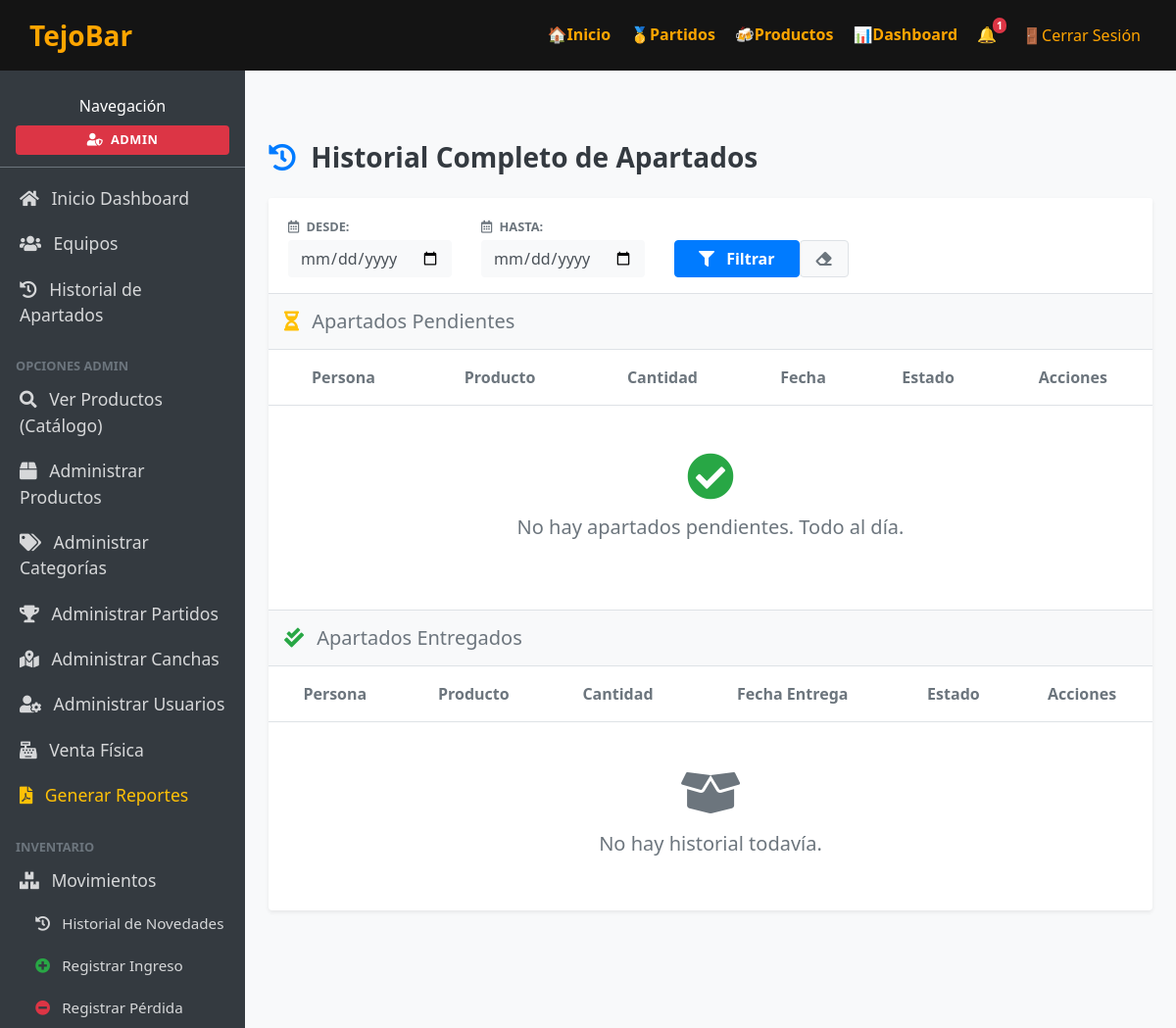
Page /dashboard/historial/ (signed in) on the earlier database version.
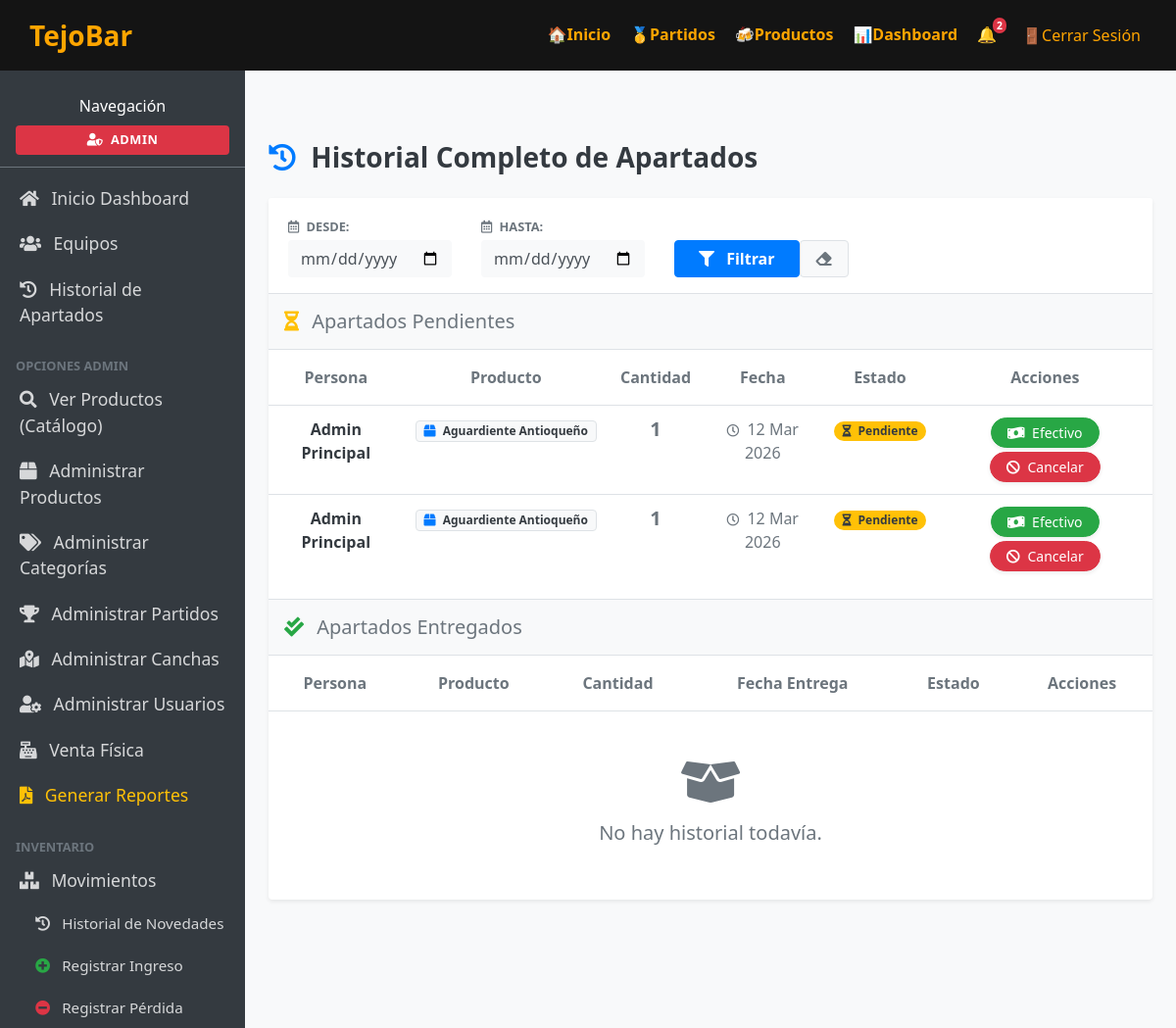
Same page on the later database version.
### tejobar_app/models.py (models this page shows, shortened)
class Apartado(models.Model):
    ESTADO_PENDIENTE = "pendiente"
    ESTADO_COMPRADO = "comprado"
    ESTADO_CANCELADO = "cancelado"
    ESTADO_CHOICES = [
        (ESTADO_PENDIENTE, "Pendiente"),
        (ESTADO_COMPRADO, "Comprado"),
        (ESTADO_CANCELADO, "Cancelado / Abandonado"),
    ]
    persona = models.ForeignKey(
        Persona, on_delete=models.CASCADE, related_name="apartados",
        null=True, blank=True
    )
    producto = models.ForeignKey(
        Producto, on_delete=models.CASCADE, related_name="apartados"
    )
    cantidad = models.IntegerField()
    precio_unitario = models.DecimalField(max_digits=10, decimal_places=2, default=0.00)
    jugador_equipo = models.ForeignKey(
        "JugadorEquipo", on_delete=models.SET_NULL, null=True, blank=True, related_name="consumos_partido"
    )
    partido = models.ForeignKey(
        "Partido", on_delete=models.CASCADE, related_name="consumos", null=True, blank=True
    )
    equipo = models.ForeignKey(
        "Equipo", on_delete=models.CASCADE, related_name="consumos", null=True, blank=True
    )
    fecha_apartado = models.DateTimeField(auto_now_add=True)
    estado = models.CharField(
        max_length=20, choices=ESTADO_CHOICES, default=ESTADO_PENDIENTE
    )
    cliente_nombre = models.CharField(max_length=150, blank=True, null=True)
    cliente_telefono = models.CharField(max_length=30, blank=True, null=True)
    objects = ApartadoQuerySet.as_manager()

class Persona(models.Model):
    ROL_JUGADOR = "jugador"
    ROL_CAPITAN = "capitan"
    ROL_ADMIN = "admin"
    ROL_CHOICES = [
        (ROL_JUGADOR, "Jugador"),
        (ROL_CAPITAN, "Capitán"),
        (ROL_ADMIN, "Admin"),
    ]
    user = models.OneToOneField(
        User, on_delete=models.CASCADE, related_name="persona", null=True, blank=True
    )
    nombre = models.CharField(
        max_length=25,
        validators=[
            MinLengthValidator(2, message="El nombre debe tener al menos 2 caracteres."),
            RegexValidator(
                regex=r'^[a-zA-ZáéíóúÁÉÍÓÚüÜñÑ\s]+$',
                message="El nombre solo puede contener letras y espacios."
            )
        ]
    )
    correo = models.EmailField(unique=True)
    numero = models.CharField(max_length=20)
    rol = models.CharField(max_length=10, choices=ROL_CHOICES, default=ROL_JUGADOR)

class Producto(models.Model):
    activo = models.BooleanField(default=True)
    nombre = models.CharField(
        max_length=100,
        validators=[
            MinLengthValidator(3, message="El nombre debe tener al menos 3 caracteres.")
        ]
    )
    precio = models.DecimalField(
        max_digits=10,
        decimal_places=2,
        validators=[
            MinValueValidator(0.01, message="El precio no puede ser 0 ni negativo."),
            MaxValueValidator(10000000.00, message="El precio excede el límite permitido (10M).")
        ]
    )
    stock = models.IntegerField(
        validators=[
            MinValueValidator(0, message="El stock no puede ser negativo."),
            MaxValueValidator(10000, message="Capacidad máxima de bodega excedida (10,000 u).")
        ]
    )
    fecha_vencimiento = models.DateField(blank=True, null=True)
    descripcion = models.TextField(
        "Descripción",
        blank=True,
        null=True,
        validators=[
            MaxLengthValidator(500, message="La descripción no puede superar los 500 caracteres.")
        ]
    )
    imagen = models.ImageField(upload_to="productos", blank=True, null=True, max_length=255)
    categoria = models.ForeignKey(
        Categoria,
        on_delete=models.SET_NULL,
        null=True,
        blank=True,
        related_name="productos",
    )
    cancha_asociada = models.ForeignKey(
        "Cancha",
        on_delete=models.SET_NULL,
        null=True,
        blank=True,
        related_name="productos_asociados",
        verbose_name="Cancha asociada (opcional)",
        help_text="Deja vacío si este producto está disponible de forma general."
    )
    partido_asociado = models.ForeignKey(
        "Partido",
        on_delete=models.SET_NULL,
        null=True,
        blank=True,
        related_name="productos_asociados",
        verbose_name="Partido asociado (opcional)",
        help_text="Asigna este producto a un partido específico si aplica."
    )
    equipo_asociado = models.ForeignKey(
        "Equipo",
        on_delete=models.SET_NULL,
        null=True,
        blank=True,
        related_name="productos_asociados",
        verbose_name="Equipo asociado (opcional)",
        help_text="Asigna este producto a un equipo específico si aplica."
    )
    objects = ProductoQuerySet.as_manager()

### tejobar_app/views.py (the view, shortened to what this page needs)
# urls.py: path("dashboard/historial/", views.dashboard_historial, name="dashboard_historial"),
@login_required
def dashboard_historial(request: HttpRequest) -> HttpResponse:
    persona = getattr(request.user, "persona", None)
    if not persona:
        messages.error(request, "No tienes un perfil de persona asociado.")
        return redirect("tejobar_app:home")
    fecha_inicio = request.GET.get("fecha_inicio")
    fecha_fin = request.GET.get("fecha_fin")
    if persona.rol == Persona.ROL_ADMIN:
        apartados_pendientes = Apartado.objects.pendientes().select_related(
            "persona", "producto"
        )
        apartados_entregados = Historial.objects.select_related(
            "persona", "producto"
        ).order_by("-fecha_entrega")
    else:
        apartados_pendientes = Apartado.objects.pendientes().filter(persona=persona)
        apartados_entregados = Historial.objects.filter(persona=persona).order_by(
            "-fecha_entrega"
        )
    if fecha_inicio:
        apartados_pendientes = apartados_pendientes.filter(fecha_apartado__gte=fecha_inicio)
        apartados_entregados = apartados_entregados.filter(fecha_entrega__gte=fecha_inicio)
    if fecha_fin:
        apartados_pendientes = apartados_pendientes.filter(fecha_apartado__lte=fecha_fin)
        apartados_entregados = apartados_entregados.filter(fecha_entrega__lte=fecha_fin)
    if fecha_inicio:
        apartados_pendientes = apartados_pendientes.filter(fecha_apartado__gte=fecha_inicio)
        apartados_entregados = apartados_entregados.filter(fecha_entrega__gte=fecha_inicio)
    context = {
        "usuario": persona,
        "rol": persona.rol,
        "apartados_pendientes": apartados_pendientes,
        "apartados_entregados": apartados_entregados,
        "fecha_inicio": fecha_inicio or "",
        "fecha_fin": fecha_fin or "",
    }
    return render(request, "dashboard/historial.html", context)

### tejobar_app/context_processors.py (called while the page is built)
def cloudinary_status(request):
    return {
        "use_cloudinary": settings.USE_CLOUDINARY,
        "cloudinary_status_message": cloudinary_status_message(),
    }

### tejobar_app/media_utils.py (called while the page is built)
def cloudinary_status_message() -> str:
    if not settings.USE_CLOUDINARY:
        return (
            "Cloudinary no está activo. Configura CLOUDINARY_CLOUD_NAME, "
            "CLOUDINARY_API_KEY y CLOUDINARY_API_SECRET en Railway."
        )
    storage = getattr(settings, "CLOUDINARY_STORAGE", {})
    cloud_name = storage.get("CLOUD_NAME") or urlparse(settings.CLOUDINARY_URL).hostname
    return f"Cloudinary activo (cloud: {cloud_name})."

### tejobar_app/models.py (called while the page is built)
    def pendientes(self):
        return self.filter(estado="pendiente")

### templates/dashboard/historial.html (shortened to what the changed rows need)
{% extends "dashboard/base.html" %}
{% block content %}
{% if rol == "admin" %}
<div class="card shadow-sm border-0 mb-5">
    <div class="card-body p-0">
        <div class="table-responsive">
            <table class="table table-hover align-middle mb-0 text-center">
                <thead class="bg-white text-muted border-bottom">
                    <tr>
                        <th class="py-3 border-0">Persona</th>
                        <th class="py-3 border-0">Producto</th>
                        <th class="py-3 border-0">Cantidad</th>
                        <th class="py-3 border-0">Fecha</th>
                        <th class="py-3 border-0">Estado</th>
                        <th class="py-3 border-0">Acciones</th>
                    </tr>
                </thead>
                <tbody class="border-top-0">
                    {% for a in apartados_pendientes %}
                        <tr>
                            <td class="font-weight-bold text-dark">{{ a.persona.nombre }}</td>
                            <td><span class="badge badge-light border text-dark px-2 py-1"><i class="fas fa-box text-primary mr-1"></i> {{ a.producto.nombre }}</span></td>
                            <td><span class="font-weight-bold h5 mb-0 text-secondary">{{ a.cantidad }}</span></td>
                            <td class="text-muted"><i class="far fa-clock small mr-1"></i> {{ a.fecha_apartado|date:"d M Y" }}</td>
                            <td><span class="badge badge-warning text-dark px-2 py-1 rounded-pill"><i class="fas fa-hourglass-half mr-1"></i> Pendiente</span></td>
                            <td>
                                <form method="POST" action="{% url 'tejobar_app:admin_apartado_pagar_efectivo' a.pk %}" class="d-inline" onsubmit="return confirm('¿Está seguro de marcar este pedido como PAGADO EN EFECTIVO?');">
                                    <button type="submit" class="btn btn-sm btn-success rounded-pill px-3 shadow-sm mb-1" title="Marcar Pagado (Efectivo)">
                                        <i class="fas fa-money-bill-wave mr-1"></i> Efectivo
                                    </button>
                                </form>
                                <form method="POST" action="{% url 'tejobar_app:admin_apartado_cancelar' a.pk %}" class="d-inline" onsubmit="return confirm('¿Está seguro de CANCELAR este pedido y devolver el inventario? Esta acción no se puede deshacer.');">
                                    <button type="submit" class="btn btn-sm btn-danger rounded-pill px-3 shadow-sm" title="Cancelar Pedido (Devolver Stock)">
                                        <i class="fas fa-ban mr-1"></i> Cancelar
                                    </button>
                                </form>
                            </td>
                        </tr>
                    {% empty %}
                        <tr>
                            <td colspan="6" class="text-center py-5">
                                <i class="fas fa-check-circle fa-3x text-success mb-3 opacity-50"></i>
                                <h5 class="text-muted">No hay apartados pendientes. Todo al día.</h5>
                            </td>
                        </tr>
                    {% endfor %}
                </tbody>
            </table>
        </div>
        <div class="table-responsive">
            <table class="table table-hover align-middle mb-0 text-center">
                <thead class="bg-white text-muted border-bottom">
                    <tr>
                        <th class="py-3 border-0">Persona</th>
                        <th class="py-3 border-0">Producto</th>
                        <th class="py-3 border-0">Cantidad</th>
                        <th class="py-3 border-0">Fecha Entrega</th>
                        <th class="py-3 border-0">Estado</th>
                        <th class="py-3 border-0">Acciones</th>
                    </tr>
                </thead>
            </table>
        </div>
    </div>
</div>
{% endif %}
{% endblock %}

### templates/dashboard/base.html (shortened to what the changed rows need)
{% load static %}
<!DOCTYPE html>
<html lang="es">
<head>
    <link rel="stylesheet" href="https://stackpath.bootstrapcdn.com/bootstrap/4.5.2/css/bootstrap.min.css">
    <link rel="stylesheet" href="https://cdnjs.cloudflare.com/ajax/libs/font-awesome/5.15.4/css/all.min.css">
    <link rel="stylesheet" href="{% static 'css/productos.css' %}">
</head>
<body>
    <div class="wrapper">
        <header>
            <nav>
                <ul class="menu-top">
                    {% if user.is_authenticated %}
                    <li class="dropdown">
                        <a href="#" id="notifDropdown" role="button" data-toggle="dropdown" aria-haspopup="true" aria-expanded="false" style="position: relative; display: inline-block;">
                            🔔
                            {% if total_notificaciones > 0 %}
                            <span class="badge badge-danger badge-pill" style="position: absolute; top: -5px; right: -10px; font-size: 0.65rem; padding: 0.25em 0.4em;">{{ total_notificaciones }}</span>
                            {% endif %}
                        </a>
                    </li>
                    {% endif %}
                </ul>
            </nav>
        </header>
        <div class="content-wrapper">
            <div class="main-content p-4 text-dark">
                {% block content %}{% endblock %}
            </div>
        </div>
    </div>
</body>
</html>

Differences in the rows shown:
added Apartado: persona.nombre "Admin Principal", producto.nombre "Aguardiente Antioqueño", cantidad "1", fecha_apartado "12 Mar 2026"
added Apartado: persona.nombre "Admin Principal", producto.nombre "Aguardiente Antioqueño", cantidad "1", fecha_apartado "12 Mar 2026"
Other differences:
{{ total_notificaciones }}: "1" → "2"
text no longer shown: "No hay apartados pendientes. Todo al día."
